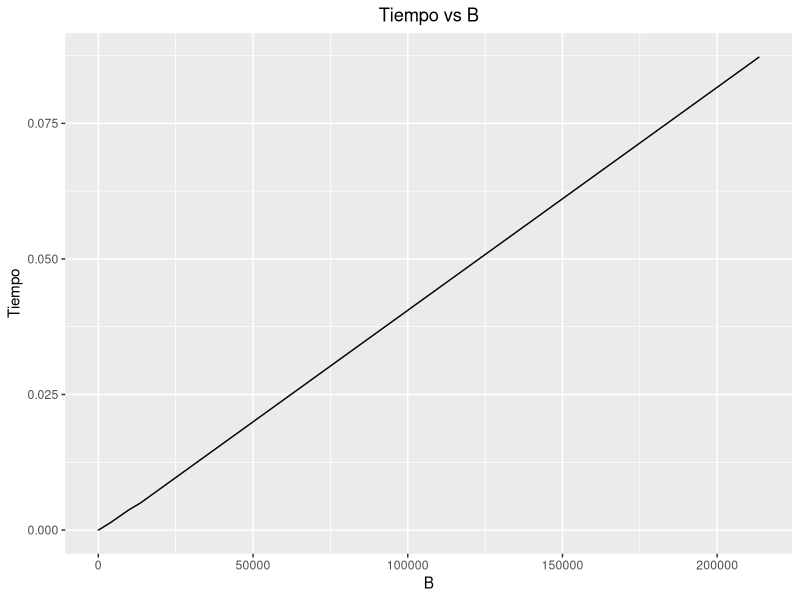
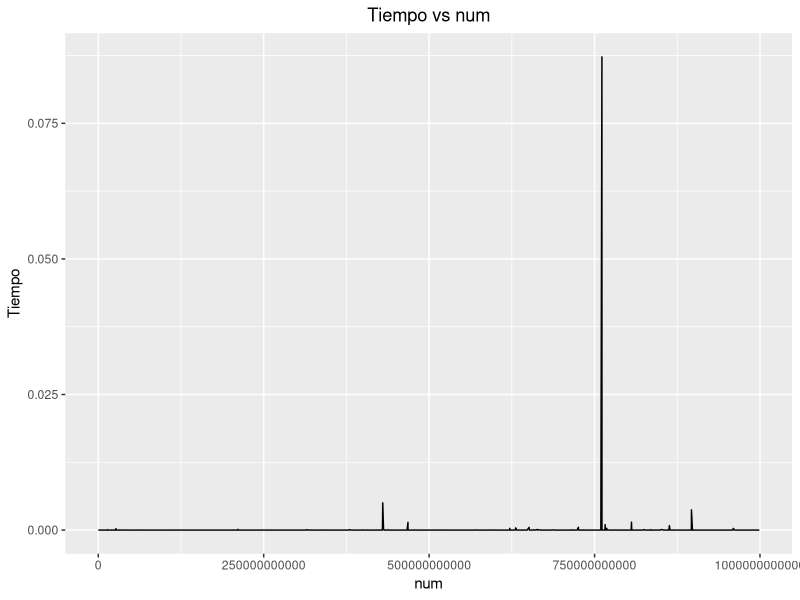

Write R code to recreate these figures, in order.
    library(ggplot2)   
    options(scipen = 999)
    tabla=read.table("t.txt")
    num = tabla$V1    
    B=tabla$V2
    Tiempo=tabla$V3
    ggplot(data = tabla, aes(x=B, y=Tiempo)) +  geom_line()  + ggtitle("Tiempo vs B") + theme(plot.title = element_text(hjust = 0.5))
    
    ggplot(data = tabla, aes(x=num, y=Tiempo)) +  geom_line()  + ggtitle("Tiempo vs num") + theme(plot.title = element_text(hjust = 0.5))
